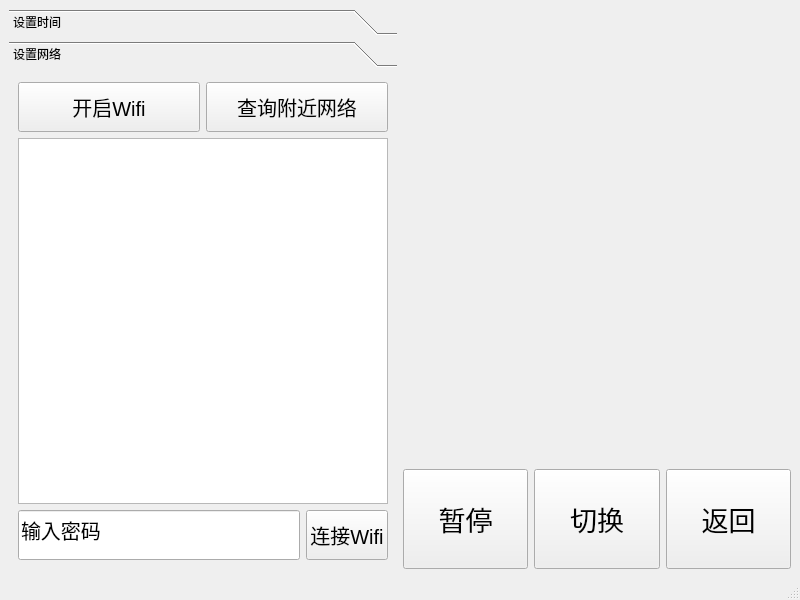
<?xml version="1.0" encoding="UTF-8"?>
<ui version="4.0">
 <class>SettingWindow</class>
 <widget class="QMainWindow" name="SettingWindow">
  <property name="geometry">
   <rect>
    <x>0</x>
    <y>0</y>
    <width>800</width>
    <height>600</height>
   </rect>
  </property>
  <property name="minimumSize">
   <size>
    <width>100</width>
    <height>0</height>
   </size>
  </property>
  <property name="windowTitle">
   <string>MainWindow</string>
  </property>
  <widget class="QWidget" name="centralwidget">
   <layout class="QHBoxLayout" name="horizontalLayout_7">
    <item>
     <widget class="QToolBox" name="toolBox">
      <property name="currentIndex">
       <number>1</number>
      </property>
      <widget class="QWidget" name="setTime">
       <property name="geometry">
        <rect>
         <x>0</x>
         <y>0</y>
         <width>386</width>
         <height>468</height>
        </rect>
       </property>
       <attribute name="label">
        <string>设置时间</string>
       </attribute>
       <layout class="QVBoxLayout" name="verticalLayout_3">
        <item>
         <layout class="QHBoxLayout" name="horizontalLayout_2">
          <item>
           <layout class="QVBoxLayout" name="verticalLayout">
            <item>
             <widget class="QLabel" name="label_setting_time">
              <property name="sizePolicy">
               <sizepolicy hsizetype="Expanding" vsizetype="Expanding">
                <horstretch>0</horstretch>
                <verstretch>0</verstretch>
               </sizepolicy>
              </property>
              <property name="minimumSize">
               <size>
                <width>200</width>
                <height>0</height>
               </size>
              </property>
              <property name="font">
               <font>
                <pointsize>12</pointsize>
               </font>
              </property>
              <property name="text">
               <string>TextLabel</string>
              </property>
              <property name="alignment">
               <set>Qt::AlignCenter</set>
              </property>
             </widget>
            </item>
            <item>
             <layout class="QHBoxLayout" name="horizontalLayout">
              <item>
               <widget class="QSpinBox" name="spinBox_hour">
                <property name="sizePolicy">
                 <sizepolicy hsizetype="Minimum" vsizetype="Preferred">
                  <horstretch>0</horstretch>
                  <verstretch>0</verstretch>
                 </sizepolicy>
                </property>
                <property name="minimumSize">
                 <size>
                  <width>0</width>
                  <height>80</height>
                 </size>
                </property>
                <property name="font">
                 <font>
                  <pointsize>12</pointsize>
                 </font>
                </property>
                <property name="alignment">
                 <set>Qt::AlignCenter</set>
                </property>
                <property name="maximum">
                 <number>23</number>
                </property>
               </widget>
              </item>
              <item>
               <widget class="QSpinBox" name="spinBox_Min">
                <property name="sizePolicy">
                 <sizepolicy hsizetype="Minimum" vsizetype="Preferred">
                  <horstretch>0</horstretch>
                  <verstretch>0</verstretch>
                 </sizepolicy>
                </property>
                <property name="minimumSize">
                 <size>
                  <width>0</width>
                  <height>80</height>
                 </size>
                </property>
                <property name="font">
                 <font>
                  <pointsize>12</pointsize>
                 </font>
                </property>
                <property name="alignment">
                 <set>Qt::AlignCenter</set>
                </property>
                <property name="maximum">
                 <number>59</number>
                </property>
               </widget>
              </item>
              <item>
               <widget class="QSpinBox" name="spinBox_Sec">
                <property name="sizePolicy">
                 <sizepolicy hsizetype="Minimum" vsizetype="Preferred">
                  <horstretch>0</horstretch>
                  <verstretch>0</verstretch>
                 </sizepolicy>
                </property>
                <property name="minimumSize">
                 <size>
                  <width>0</width>
                  <height>80</height>
                 </size>
                </property>
                <property name="font">
                 <font>
                  <pointsize>12</pointsize>
                 </font>
                </property>
                <property name="alignment">
                 <set>Qt::AlignCenter</set>
                </property>
                <property name="maximum">
                 <number>59</number>
                </property>
               </widget>
              </item>
             </layout>
            </item>
           </layout>
          </item>
          <item>
           <widget class="QPushButton" name="pBtn_ModifyTime">
            <property name="sizePolicy">
             <sizepolicy hsizetype="Expanding" vsizetype="Expanding">
              <horstretch>0</horstretch>
              <verstretch>0</verstretch>
             </sizepolicy>
            </property>
            <property name="font">
             <font>
              <pointsize>20</pointsize>
             </font>
            </property>
            <property name="text">
             <string>修改时间</string>
            </property>
           </widget>
          </item>
         </layout>
        </item>
        <item>
         <layout class="QHBoxLayout" name="horizontalLayout_3">
          <item>
           <layout class="QVBoxLayout" name="verticalLayout_2">
            <item>
             <widget class="QLabel" name="label_setting_date">
              <property name="sizePolicy">
               <sizepolicy hsizetype="Preferred" vsizetype="Expanding">
                <horstretch>0</horstretch>
                <verstretch>0</verstretch>
               </sizepolicy>
              </property>
              <property name="minimumSize">
               <size>
                <width>200</width>
                <height>0</height>
               </size>
              </property>
              <property name="font">
               <font>
                <pointsize>12</pointsize>
               </font>
              </property>
              <property name="text">
               <string>TextLabel</string>
              </property>
              <property name="alignment">
               <set>Qt::AlignCenter</set>
              </property>
             </widget>
            </item>
            <item>
             <widget class="QDateEdit" name="dateEdit">
              <property name="sizePolicy">
               <sizepolicy hsizetype="Minimum" vsizetype="Expanding">
                <horstretch>0</horstretch>
                <verstretch>0</verstretch>
               </sizepolicy>
              </property>
              <property name="font">
               <font>
                <pointsize>15</pointsize>
               </font>
              </property>
              <property name="alignment">
               <set>Qt::AlignCenter</set>
              </property>
             </widget>
            </item>
           </layout>
          </item>
          <item>
           <widget class="QPushButton" name="pBtn_ModifyDate">
            <property name="sizePolicy">
             <sizepolicy hsizetype="Expanding" vsizetype="Expanding">
              <horstretch>0</horstretch>
              <verstretch>0</verstretch>
             </sizepolicy>
            </property>
            <property name="font">
             <font>
              <pointsize>20</pointsize>
             </font>
            </property>
            <property name="text">
             <string>修改日期</string>
            </property>
           </widget>
          </item>
         </layout>
        </item>
       </layout>
      </widget>
      <widget class="QWidget" name="setNet">
       <property name="geometry">
        <rect>
         <x>0</x>
         <y>0</y>
         <width>386</width>
         <height>468</height>
        </rect>
       </property>
       <attribute name="label">
        <string>设置网络</string>
       </attribute>
       <layout class="QVBoxLayout" name="verticalLayout_4">
        <item>
         <layout class="QHBoxLayout" name="horizontalLayout_4">
          <item>
           <widget class="QPushButton" name="pushButton_3">
            <property name="minimumSize">
             <size>
              <width>0</width>
              <height>50</height>
             </size>
            </property>
            <property name="font">
             <font>
              <pointsize>15</pointsize>
             </font>
            </property>
            <property name="text">
             <string>开启Wifi</string>
            </property>
           </widget>
          </item>
          <item>
           <widget class="QPushButton" name="pushButton_4">
            <property name="minimumSize">
             <size>
              <width>0</width>
              <height>50</height>
             </size>
            </property>
            <property name="font">
             <font>
              <pointsize>15</pointsize>
             </font>
            </property>
            <property name="text">
             <string>查询附近网络</string>
            </property>
           </widget>
          </item>
         </layout>
        </item>
        <item>
         <widget class="QListWidget" name="listWidget"/>
        </item>
        <item>
         <layout class="QHBoxLayout" name="horizontalLayout_5">
          <item>
           <widget class="QLineEdit" name="lineEdit_password">
            <property name="minimumSize">
             <size>
              <width>0</width>
              <height>50</height>
             </size>
            </property>
            <property name="font">
             <font>
              <pointsize>15</pointsize>
             </font>
            </property>
            <property name="text">
             <string>输入密码</string>
            </property>
           </widget>
          </item>
          <item>
           <widget class="QPushButton" name="pushButton_5">
            <property name="minimumSize">
             <size>
              <width>0</width>
              <height>50</height>
             </size>
            </property>
            <property name="font">
             <font>
              <pointsize>15</pointsize>
             </font>
            </property>
            <property name="text">
             <string>连接Wifi</string>
            </property>
           </widget>
          </item>
         </layout>
        </item>
       </layout>
      </widget>
     </widget>
    </item>
    <item>
     <layout class="QVBoxLayout" name="verticalLayout_5">
      <item>
       <widget class="QLabel" name="label_ShowGif">
        <property name="sizePolicy">
         <sizepolicy hsizetype="Preferred" vsizetype="Expanding">
          <horstretch>0</horstretch>
          <verstretch>0</verstretch>
         </sizepolicy>
        </property>
        <property name="text">
         <string/>
        </property>
       </widget>
      </item>
      <item>
       <layout class="QHBoxLayout" name="horizontalLayout_6">
        <item>
         <widget class="QPushButton" name="pBtn_PauseGif">
          <property name="sizePolicy">
           <sizepolicy hsizetype="Expanding" vsizetype="MinimumExpanding">
            <horstretch>0</horstretch>
            <verstretch>0</verstretch>
           </sizepolicy>
          </property>
          <property name="maximumSize">
           <size>
            <width>16777215</width>
            <height>100</height>
           </size>
          </property>
          <property name="font">
           <font>
            <pointsize>20</pointsize>
           </font>
          </property>
          <property name="text">
           <string>暂停</string>
          </property>
          <property name="checkable">
           <bool>true</bool>
          </property>
          <property name="checked">
           <bool>false</bool>
          </property>
         </widget>
        </item>
        <item>
         <widget class="QPushButton" name="pBtn_SwitchGif">
          <property name="sizePolicy">
           <sizepolicy hsizetype="Expanding" vsizetype="MinimumExpanding">
            <horstretch>0</horstretch>
            <verstretch>0</verstretch>
           </sizepolicy>
          </property>
          <property name="maximumSize">
           <size>
            <width>16777215</width>
            <height>100</height>
           </size>
          </property>
          <property name="font">
           <font>
            <pointsize>20</pointsize>
           </font>
          </property>
          <property name="text">
           <string>切换</string>
          </property>
         </widget>
        </item>
        <item>
         <widget class="QPushButton" name="pushButton_8">
          <property name="sizePolicy">
           <sizepolicy hsizetype="Expanding" vsizetype="MinimumExpanding">
            <horstretch>0</horstretch>
            <verstretch>0</verstretch>
           </sizepolicy>
          </property>
          <property name="maximumSize">
           <size>
            <width>16777215</width>
            <height>100</height>
           </size>
          </property>
          <property name="font">
           <font>
            <pointsize>20</pointsize>
           </font>
          </property>
          <property name="text">
           <string>返回</string>
          </property>
         </widget>
        </item>
       </layout>
      </item>
     </layout>
    </item>
   </layout>
  </widget>
  <widget class="QStatusBar" name="statusbar"/>
 </widget>
 <resources/>
 <connections/>
</ui>
